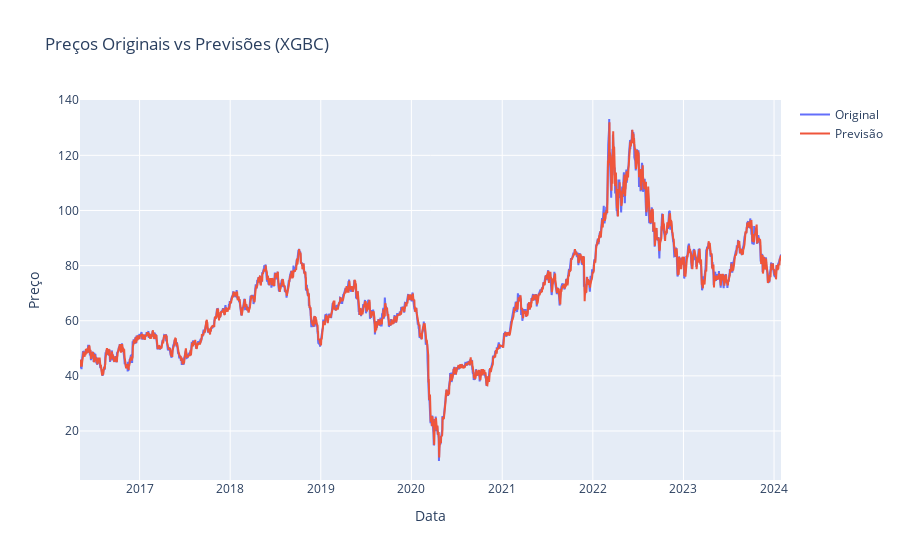

The notebook cell saved with this chart:
### Code cell
# Gráfico em plotly
import plotly.graph_objects as go

fig = go.Figure()
fig.add_trace(go.Scatter(x=df_modelo['dt'].iloc[-len(y_test):], y=y_test, mode='lines', name='Original'))
fig.add_trace(go.Scatter(x=df_modelo['dt'].iloc[-len(y_test):], y=previsoes, mode='lines', name='Previsão'))

fig.update_layout(title='Preços Originais vs Previsões (XGBC)',
                   xaxis_title='Data',
                   yaxis_title='Preço')
fig.show()

### Figure 1 — Plotly figure (JSON) as saved in the notebook; plotly's stock layout.template omitted (floating-point values rounded to 4 significant figures; data arrays with more than 128 entries replaced by an {"elided": "..."} marker saying what was removed)
{"data": [{"mode": "lines", "name": "Original", "type": "scatter", "x": {"elided": "2219 str values"}, "y": {"elided": "2219 float values"}}, {"mode": "lines", "name": "Previsão", "type": "scatter", "x": {"elided": "2219 str values"}, "y": {"elided": "2219 float values"}}], "layout": {"title": {"text": "Preços Originais vs Previsões (XGBC)"}, "xaxis": {"title": {"text": "Data"}}, "yaxis": {"title": {"text": "Preço"}}}}
